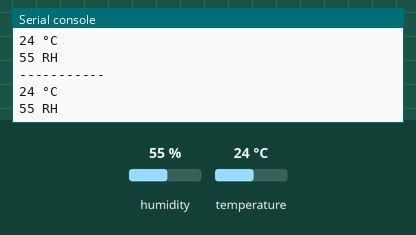
Recording of a program running on a simulated ESP32 board running MicroPython. Parts: the last lines printed to the serial console. The test bench sets the inputs (shaded band); at power-on: humidity 55 %, temperature 24 °C.

Above: at 1.2 s.
1.3 s: humidity set to 22 %
At 2.0 s:
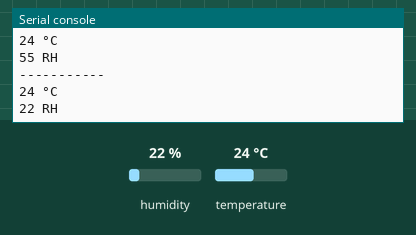
2.8 s: temperature set to 12 °C
At 3.6 s:
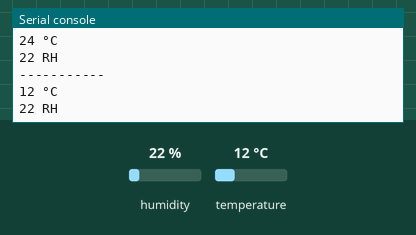
4.3 s: humidity set to 40 %
At 5.1 s:
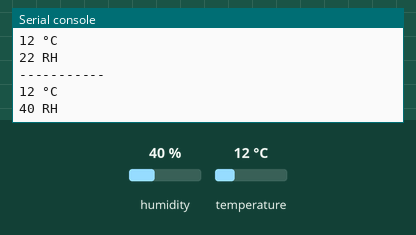
Timing chart, 0 to 7.3 s (numbered marks = the images above; inputs shaded):
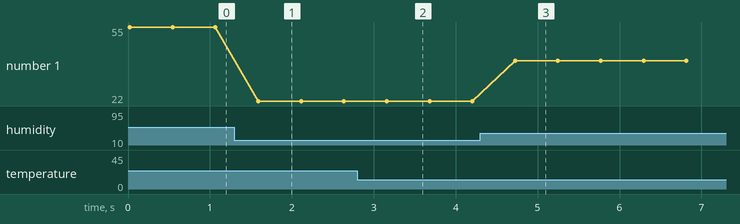

Measured:
- after the input at 1.3 s, the serial console: prints a new line after 0.29 s (image 1)
- after the input at 2.8 s, the serial console: prints a new line after 0.36 s (image 2)
- after the input at 4.3 s, the serial console: prints a new line after 0.43 s (image 3)
- plotted number 1: 55 → 22 after the input at 1.3 s, 22 → 40 after the input at 4.3 s

The program:

10._______.py
```python
import dht
import machine
import time

d = dht.DHT11(machine.Pin(15))
while True:
    d.measure()
    print("{} °C".format(d.temperature()))
    print("{} RH".format(d.humidity()))
    time.sleep(0.5)
    print("-----------")
    
```
